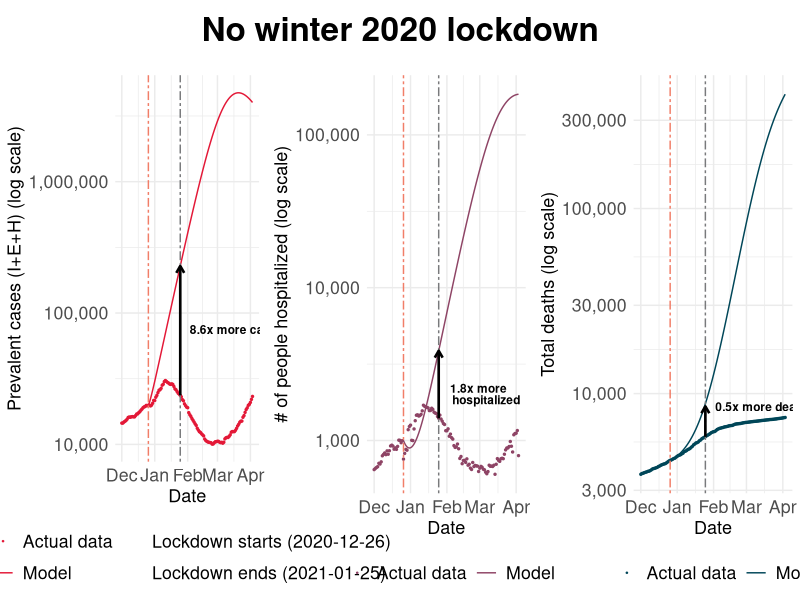
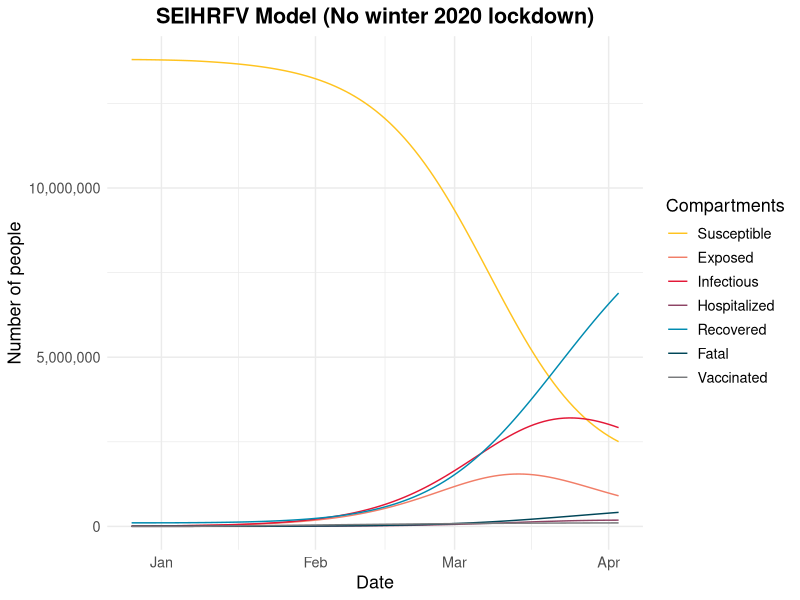
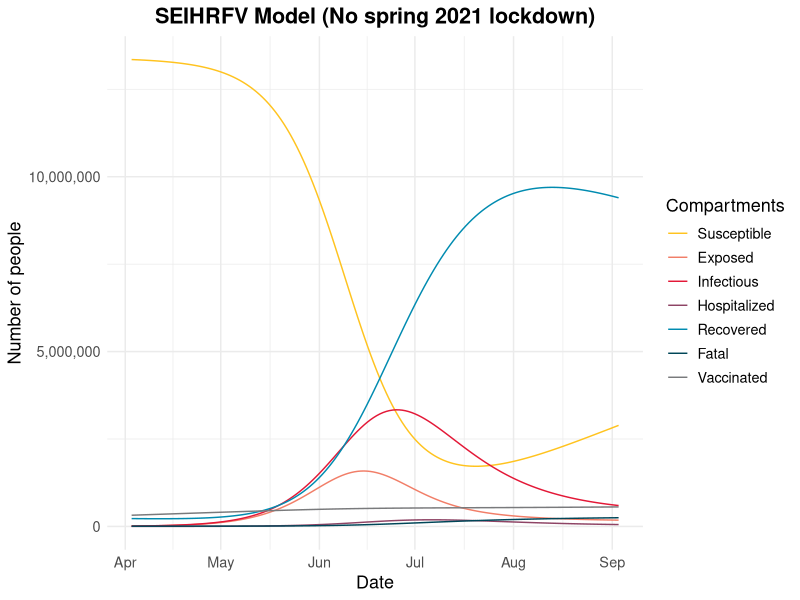
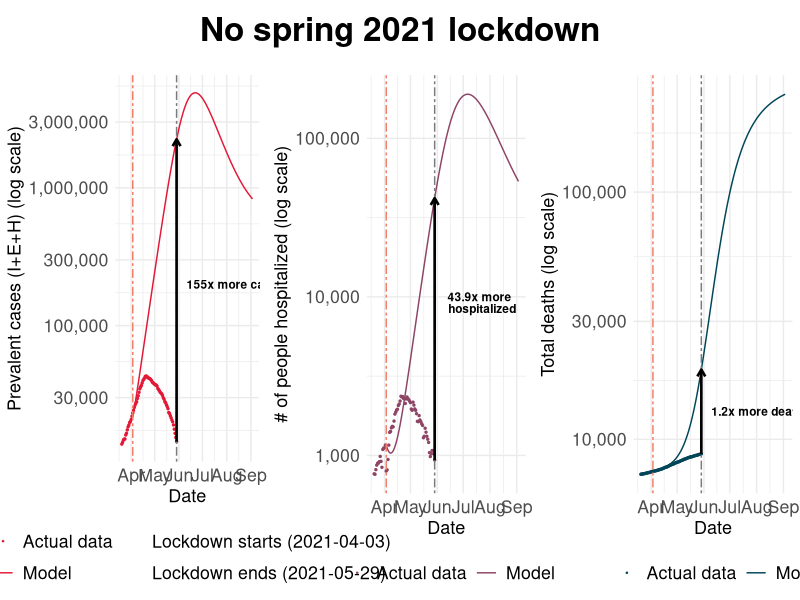
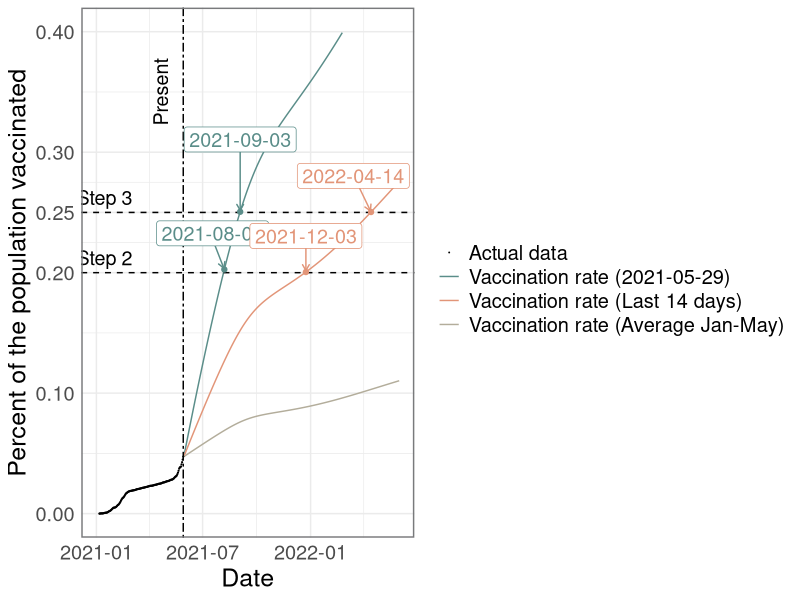
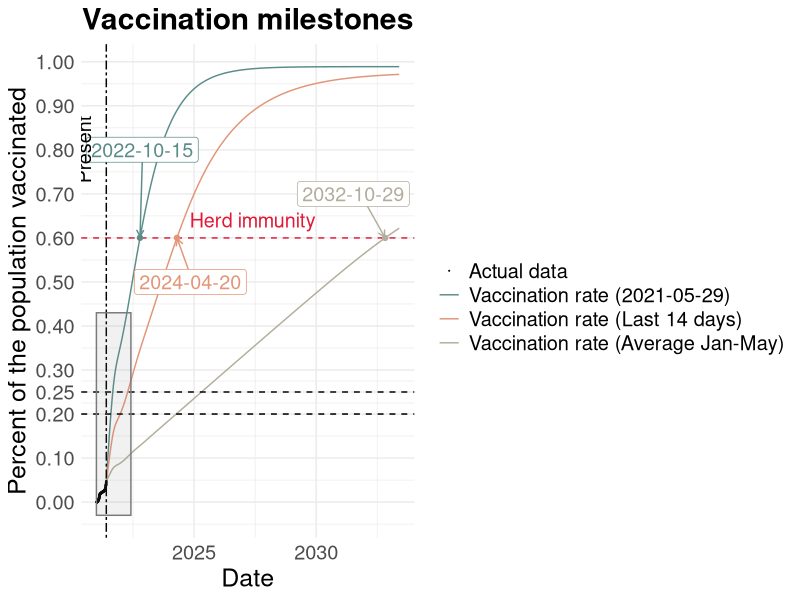
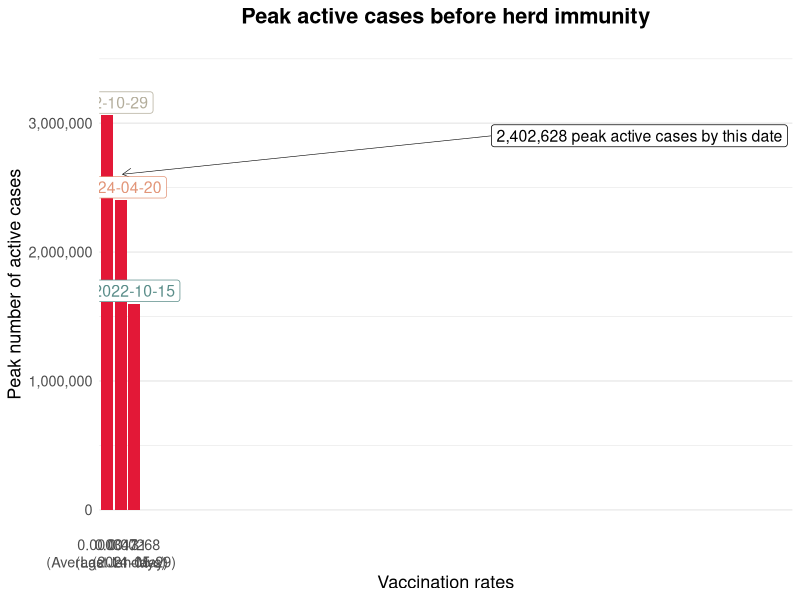
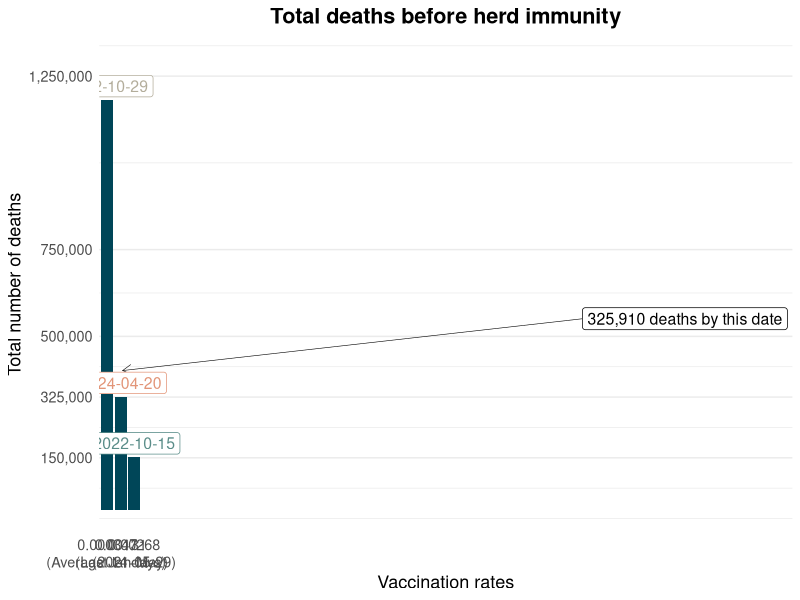

The R source for these figures, in order:
## ---- chunk 1
knitr::opts_chunk$set(echo = TRUE)
## ---- chunk 2
#install.packages("shinySIR")
#install.packages("devtools")
#library("devtools")

#install_github("SineadMorris/shinySIR")
## ---- chunk 3
#library(shinySIR)
#run_shiny(model = "SIR")
## ---- chunk 4
library(tidyverse)
library(deSolve)
library(lubridate)
library(ggforce)
library(ggrepel)
library(grid)
library(gridExtra)
# library(sysfonts)
# library(showtext)
# font_add("minion", regular = "Minion Pro Regular.ttf",
#          bold = "Minion Pro Bold.ttf", italic = "Minion Pro Cond Italic.otf")
#showtext_auto() ## automatically use showtext for new devices
#install.packages("extrafont")

#library(extrafont)
#font_import()
#loadfonts()
myFont<-"sans"
## ---- chunk 5
data<-read.csv("covidtesting.csv")
Infected<-subset(data,Reported.Date>=ymd("2020-12-25") & Reported.Date<=ymd("2021-04-02"))$Confirmed.Positive
Hospital<-subset(data,Reported.Date>=ymd("2020-12-25") & Reported.Date<=ymd("2021-04-02"))$Number.of.patients.hospitalized.with.COVID.19
Fatal<-subset(data,Reported.Date>=ymd("2020-12-25") & Reported.Date<=ymd("2021-04-02"))$Deaths

## ---- chunk 6
vax_data<-read.csv("vaccine_doses (2).csv")
Vaccinated<-subset(vax_data,report_date>=ymd("2020-12-26") & report_date<=ymd("2021-04-03"))$total_individuals_fully_vaccinated
## ---- chunk 7
# N = Total population
#S = Susceptible, E = Exposed, I = Infectious, H = Hospitalized, R = Recovered, Fa = Fatal, V = Vaccinated

#v = vaccination rate, ev = vaccine efficacy rate, im  - 1/(time it takes to lose immunity), beta - transmission rate, l  - 1/(latency for the onset of symptoms),
#rh  - Recovery rate of hospitalized individuals, ro - Rate of recovery for infected people who just recovered on their own, 
#h  - Rate of hospitalization (probability of hospitalization * 1/num days hospitalized)
#dl  - Rate of death occurred in LTC (death per day in LTC/total infectious population + death per day in LT),
#dh  - Rate of death occurred in hospitals (assumptions made) average(death per day in hospitals/total hospitalized population+death per day in hospitals)

SEIR1 <- function(time, current_state, params){

  with(as.list(c(current_state, params)),{
    v = ifelse(
        (time <= 12),
        0, 0.000130
        )
    N <- S+E+I+H+R+Fa+V
    dS <- -(beta*S*I)/N + im*R - (v*ev*S)
    dE <- (beta*S*I)/N - l*E
    dI <- l*E - ro*I - dl*I
    dH <- ro*h*I - rh*H - dh*H
    dR <- (1-h)*ro*I + rh*H - im*R
    dFa <- dl*I + dh*H
    dV <- (v*ev*S)

    return(list(c(dS, dE, dI, dH, dR, dFa,dV)))
  })
}


params <- c(ev=0.942, im=1/140, beta=1.07/4.5, l=1/5.5, rh=1/15, ro=1/14, h=0.074, dl=0.00291, dh=0.015)

initial_state <- c(S=13794672, E=12024, I=6666,  H=998,R=105512,Fa=4321,V=0)

times <- 0:98


model <- ode(initial_state, times, SEIR1, params)
summary(model)
out.df<-as.data.frame(model)

# add a Date column and the observed incidence,fatal,hospital, and vaccinated data
out.df <- out.df %>%
  mutate(
    Date = ymd("2020-12-26") + days(times),
    IEH=I+E+H,
  )


 # out.df <- out.df %>%
 #  mutate(
 #    percent_vaccinated=V/13924193
 #  )

infect<-data %>% 
  filter(Reported.Date>= ymd("2020-12-01")) %>% 
  filter(Reported.Date <= ymd("2021-04-03"))

vax<-vax_data %>% 
  filter(report_date>= ymd("2020-12-01")) %>% 
  filter(report_date <= ymd("2021-04-03"))
## ---- chunk 8


p<-ggplot() +
  geom_line(data=out.df,aes(x=Date,y=I+E+H,color="Model")) +
  geom_point(aes(x=ymd(Reported.Date),y=Confirmed.Positive,color="Actual data"), data=infect,size=0.5) +
  geom_vline(aes(xintercept = ymd("2020-12-26"),color="Lockdown starts (2020-12-26)"),show.legend = F,linetype="twodash") +
  geom_vline(aes(xintercept = ymd("2021-01-25"),color="Lockdown ends (2021-01-25)"),show.legend = F,linetype="twodash") +
  scale_y_continuous(labels = scales::comma,trans="log10") +
  scale_colour_manual("",breaks=c("Actual data","Model","Lockdown starts (2020-12-26)","Lockdown ends (2021-01-25)"),
values=c("#E31837","#E31837","#F17E68","#797a7c"),
guide = guide_legend(nrow=2,override.aes = list(
                         linetype = c(0,1,6,6), shape=c(20,NA,NA,NA)))) +
  
  annotate("segment", x = ymd("2021-01-25"), xend=ymd("2021-01-25"), y = 23620, yend = 227798,
           arrow = arrow(length = unit(.2,"cm")),size = 0.9) +

  annotate("text", label="8.6x more cases", x = ymd("2021-01-25"), y = 75000,hjust=-0.1,size=3,fontface="bold") +
  
  labs(title="",y="Prevalent cases (I+E+H) (log scale)") +
  theme_minimal()+
  theme(plot.title = element_text(hjust = 0.5),axis.title=element_text(size=13),text=element_text(family=myFont,size=16),legend.position="bottom")


p2<-ggplot() +
  geom_line(data=out.df,aes(x=Date,y= H,color="Model")) +
  geom_point(aes(x=ymd(Reported.Date),y=Number.of.patients.hospitalized.with.COVID.19,color="Actual data"), data=infect,size=0.5) +
  geom_vline(aes(xintercept = ymd("2020-12-26")),color="#F17E68",linetype="twodash") +
  geom_vline(aes(xintercept = ymd("2021-01-25")),color = "#797a7c",linetype="twodash") +
  scale_y_continuous(labels = scales::comma,trans="log10") +
  scale_colour_manual("",breaks=c("Actual data","Model"),
values=c("#8E4465","#8E4465"),
guide = guide_legend(override.aes = list(
                         linetype = c(0,1), shape=c(20,NA)))) +
  
  annotate("segment", x = ymd("2021-01-25"), xend=ymd("2021-01-25"), y = 1398, yend = 3862,
           arrow = arrow(length = unit(.2,"cm")),size = 0.9) +

  annotate("text", label="1.8x more", x = ymd("2021-01-25"), y = 2200,hjust=-0.2,size=3,fontface="bold") +
  annotate("text", label="hospitalized", x = ymd("2021-01-25"), y = 2200,hjust=-0.2,vjust=1.8,size=3,fontface="bold") +

  
  labs(title="",y="# of people hospitalized (log scale)") +
  theme_minimal()+
  theme(plot.title = element_text(hjust = 0.5),axis.title=element_text(size=13),text=element_text(family=myFont,size=16),legend.position="bottom")


p3<-ggplot() +
  geom_line(data=out.df,aes(x=Date,y=Fa,color="Model")) +
  geom_point(aes(x=ymd(Reported.Date),y=Deaths,color="Actual data"), data=infect,size=0.5) +
  geom_vline(aes(xintercept = ymd("2020-12-26")),color="#F17E68",linetype="twodash") +
  geom_vline(aes(xintercept = ymd("2021-01-25")),color = "#797a7c",linetype="twodash") +
  scale_y_continuous(labels = scales::comma,trans="log10") +
  scale_colour_manual(" ",breaks=c("Actual data","Model"),
values=c("#004658","#004658"),
guide = guide_legend(override.aes = list(
                         linetype = c(0,1), shape=c(20,NA)))) +
  
  annotate("segment", x = ymd("2021-01-25"), xend=ymd("2021-01-25"), y = 5846, yend = 8527,
           arrow = arrow(length = unit(.2,"cm")),size = 0.9) +

  annotate("text", label="0.5x more deaths", x = ymd("2021-01-25"), y = 8500,hjust=-0.1,size=3,fontface="bold") +
  
  labs(title="",y="Total deaths (log scale)") +
  theme_minimal()+
  theme(plot.title = element_text(hjust = 0.5),axis.title=element_text(size=13),text=element_text(family=myFont,size=16),legend.position="bottom")

ggsave("plot1.png",plot=grid.arrange(p, p2, p3, ncol=3, top = textGrob("No winter 2020 lockdown",just = c("centre","top"),gp=gpar(fontsize=24,fontfamily=myFont,fontface="bold"))),width=10.665,height=4.1,dpi=300,limitsize = F)
## ---- chunk 9

full1<-ggplot(data=out.df, aes(x=Date)) +
   geom_line(aes(y = S, color = "Susceptible")) +
   geom_line(aes(y = E, colour = "Exposed")) +
   geom_line(aes(y = I, colour = "Infectious")) +
   geom_line(aes(y = H, colour = "Hospitalized")) +
   geom_line(aes(y = R, colour = "Recovered")) + 
   geom_line(aes(y = Fa, colour = "Fatal")) +
   geom_line(aes(y = V, colour = "Vaccinated")) +
  theme_minimal() +
  scale_y_continuous(labels = scales::comma) +
  scale_colour_manual("Compartments",
breaks=c("Susceptible","Exposed","Infectious","Hospitalized","Recovered","Fatal","Vaccinated"),
values=c("#FFc31f","#F17E68","#E31837","#8E4465","#008BB0","#004658","#797A7C")) +
  labs(y="Number of people", x="Date", title = "SEIHRFV Model (No winter 2020 lockdown)") +
  theme(plot.title = element_text(hjust = 0.5,face="bold"),text=element_text(family=myFont,size=13))

ggsave("full_model_1.png",plot=full1,width=6.22,height=4.1,dpi=300,limitsize = F)
## ---- chunk 10

# Infected2<-subset(data,Reported.Date>=ymd("2021-04-02") & Reported.Date<=ymd("2021-05-20"))$Confirmed.Positive
# Hospital2<-subset(data,Reported.Date>=ymd("2021-04-02") & Reported.Date<=ymd("2021-05-20"))$Number.of.patients.hospitalized.with.COVID.19
# Fatal2<-subset(data,Reported.Date>=ymd("2021-04-02") & Reported.Date<=ymd("2021-05-20"))$Deaths
# 
# Vaccinated2<-subset(vax_data,report_date>=ymd("2021-04-02") & report_date<=ymd("2021-05-20"))$total_individuals_fully_vaccinated
## ---- chunk 11
#Second lockdown

SEIR <- function(time, current_state, params){

  with(as.list(c(current_state, params)),{
    N <- S+E+I+H+R+Fa+V
    dS <- -(beta*S*I)/N + im*R - (v*ev*S)
    dE <- (beta*S*I)/N - l*E
    dI <- l*E - ro*I - dl*I
    dH <- ro*h*I - rh*H - dh*H
    dR <- (1-h)*ro*I + rh*H - im*R
    dFa <- dl*I + dh*H
    dV <- (v*ev*S)

    return(list(c(dS, dE, dI, dH, dR, dFa,dV)))
  })
}


params <- c(v= 0.000244, ev=0.942, im=1/140, beta=1.14/4.5,  l=1/5.5, rh=1/15, ro=1/14, h=0.074, dh=0.0156, dl=0.000236 )

initial_state <- c(S=13349992, E=13023, I=7831,  H=1162,R=224423,Fa=7412,V=320350)

times <- 0:153


model2 <- ode(initial_state, times, SEIR, params)
summary(model2)
out2<-as.data.frame(model2)

# add a Date column and the observed incidence data

library(lubridate)

out2 <- out2 %>%
  mutate(
    Date = ymd("2021-04-03") + days(times),
    IEH=I+E+H
    # actual_infected=Infected2,
    # actual_fatal=Fatal2,
    # actual_hospital=Hospital2,
    # actual_vaccinated=Vaccinated2
  )

infect<-data %>% 
  filter(Reported.Date>= ymd("2021-03-20")) %>% 
  filter(Reported.Date <= ymd("2021-05-29"))
vax<-vax_data %>% 
  filter(report_date>= ymd("2021-03-20")) %>% 
  filter(report_date <= ymd("2021-05-29"))
## ---- chunk 12
full2<-ggplot(data=out2, aes(x=Date)) +
   geom_line(aes(y = S, color = "Susceptible")) +
   geom_line(aes(y = E, colour = "Exposed")) +
   geom_line(aes(y = I, colour = "Infectious")) +
   geom_line(aes(y = H, colour = "Hospitalized")) +
   geom_line(aes(y = R, colour = "Recovered")) + 
   geom_line(aes(y = Fa, colour = "Fatal")) +
   geom_line(aes(y = V, colour = "Vaccinated")) +
  theme_minimal() +
  scale_y_continuous(labels = scales::comma) +
  scale_colour_manual("Compartments",
breaks=c("Susceptible","Exposed","Infectious","Hospitalized","Recovered","Fatal","Vaccinated"),
values=c("#FFc31f","#F17E68","#E31837","#8E4465","#008BB0","#004658","#797A7C")) +
  labs(y="Number of people", x="Date", title = "SEIHRFV Model (No spring 2021 lockdown)") +
  theme(plot.title = element_text(hjust = 0.5,face="bold"),text=element_text(family=myFont,size=13))
ggsave("full_model_2.png",plot=full2,width=6.22,height=4.1,dpi=300,limitsize = F)
## ---- chunk 13



g<-ggplot() +
  geom_line(data=out2,aes(x=Date,y=I + E + H,color="Model")) +
  geom_point(aes(x=ymd(Reported.Date),y=Confirmed.Positive,color="Actual data"), data=infect,size=0.5) +
    geom_vline(aes(xintercept = ymd("2021-04-03"),color="Lockdown starts (2021-04-03)"),show.legend = F,linetype="twodash") +
  geom_vline(aes(xintercept = ymd("2021-05-29"),color="Lockdown ends (2021-05-29)"),show.legend = F,linetype="twodash") +
  scale_y_continuous(labels = scales::comma,trans="log10") +
scale_colour_manual("",breaks=c("Actual data","Model","Lockdown starts (2021-04-03)","Lockdown ends (2021-05-29)"),
values=c("#E31837","#E31837","#F17E68","#797a7c"),
guide = guide_legend(nrow=2,override.aes = list(
                         linetype = c(0,1,6,6), shape=c(20,NA,NA,NA)))) +
  labs(title="",y="Prevalent cases (I+E+H) (log scale)") +
  
  annotate("segment", x = ymd("2021-05-29"), xend=ymd("2021-05-29"), y = 14423, yend = 2249257,
           arrow = arrow(length = unit(.2,"cm")),size = 0.9) +

  annotate("text", label="155x more cases", x = ymd("2021-05-29"), y = 200000,hjust=-0.1,size=3,fontface="bold") +
  
  theme_minimal()+
theme(plot.title = element_text(hjust = 0.5),axis.title=element_text(size=13),text=element_text(family=myFont,size=16),legend.position="bottom")

g2<-ggplot() +
  geom_line(data=out2,aes(x=Date,y= H,color="Model")) +
  geom_point(aes(x=ymd(Reported.Date),y=Number.of.patients.hospitalized.with.COVID.19,color="Actual data"), data=infect,size=0.5) +
  geom_vline(aes(xintercept = ymd("2021-04-03")),color="#F17E68",linetype="twodash") +
  geom_vline(aes(xintercept = ymd("2021-05-29")),color = "#797a7c",linetype="twodash") +
  scale_y_continuous(labels = scales::comma,trans="log10") +
  scale_colour_manual("",breaks=c("Actual data","Model"),
values=c("#8E4465","#8E4465"),
guide = guide_legend(override.aes = list(
                         linetype = c(0,1), shape=c(20,NA)))) +
  labs(title="",y="# of people hospitalized (log scale)") +
  
    annotate("segment", x = ymd("2021-05-29"), xend=ymd("2021-05-29"), y = 934, yend = 41951,
           arrow = arrow(length = unit(.2,"cm")),size = .9) +

  annotate("text", label="43.9x more", x = ymd("2021-05-29"), y = 10000,hjust=-0.2,size=3,fontface="bold") +
  annotate("text", label="hospitalized", x = ymd("2021-05-29"), y = 10000,hjust=-0.2,vjust=1.8,size=3,fontface="bold") +
  
  theme_minimal()+
theme(plot.title = element_text(hjust = 0.5),axis.title=element_text(size=13),text=element_text(family=myFont,size=16),legend.position="bottom")


g3<-ggplot() +
  geom_line(data=out2,aes(x=Date,y=Fa,color="Model")) +
  geom_point(aes(x=ymd(Reported.Date),y=Deaths,color="Actual data"), data=infect,size=0.5) +
  geom_vline(aes(xintercept = ymd("2021-04-03")),color="#F17E68",linetype="twodash") +
  geom_vline(aes(xintercept = ymd("2021-05-29")),color = "#797a7c",linetype="twodash") +
  scale_y_continuous(labels = scales::comma,trans="log10") +
  scale_colour_manual(" ",breaks=c("Actual data","Model"),
values=c("#004658","#004658"),
guide = guide_legend(override.aes = list(
                         linetype = c(0,1), shape=c(20,NA)))) +
  labs(title="",y="Total deaths (log scale)") +
  
  annotate("segment", x = ymd("2021-05-29"), xend=ymd("2021-05-29"), y = 8726, yend = 19145,
           arrow = arrow(length = unit(.2,"cm")),size = .9) +

  annotate("text", label="1.2x more deaths", x = ymd("2021-05-29"), y = 13000,hjust=-0.1,size=3,fontface="bold") +
  
  theme_minimal()+
theme(plot.title = element_text(hjust = 0.5),axis.title=element_text(size=13),text=element_text(family=myFont,size=16),legend.position="bottom")

ggsave("plot2.png",plot=grid.arrange(g, g2, g3, ncol=3, top = textGrob("No spring 2021 lockdown",just = c("centre","top"),gp=gpar(fontsize=24,fontfamily=myFont,fontface="bold"))),width=10.665,height=4.1,dpi=300,limitsize = F)
## ---- chunk 14

Vaccinated<- vax_data %>% 
  subset(report_date>=ymd("2021-01-01") & report_date<=ymd("2021-05-29")) %>% 
  mutate(
    actual_vaccinated=total_individuals_fully_vaccinated/13924193
  )

params <- c(v=0.00268, ev=1, im=1/140, beta=0.836/4.5, l=1/5.5, rh=1/15, ro=1/14, h=0.074, dl=8.38e-05, dh=0.0147
)

initial_state <- c(S=12973414, E=6273, I=7216,  H=934,R=268490,Fa=8726,V=659139)

times <- 0:4380


model <- ode(initial_state, times, SEIR, params)
summary(model)
out.df1<-as.data.frame(model)

# add a Date column and the observed incidence,fatal,hospital, and vaccinated data


 out.df1 <- out.df1 %>%
  mutate(
    Reported.Date = ymd("2021-05-30") + days(times),
    percent_vaccinated=V/13924193,
    percent_death=Fa/13924193
  )
## ---- chunk 15
params <- c(v=0.00131, ev=1, im=1/140, beta=0.836/4.5, l=1/5.5, rh=1/15, ro=1/14, h=0.074, dl=8.38e-05, dh=0.0147
)

initial_state <- c(S = 12973414, E = 6273, I = 7216, H = 934, R = 268490, Fa = 8726, V = 659139)

times <- 0:4380


model <- ode(initial_state, times, SEIR, params)
summary(model)
out.df2<-as.data.frame(model)

# add a Date column and the observed incidence,fatal,hospital, and vaccinated data


 out.df2 <- out.df2 %>%
  mutate(
    Reported.Date = ymd("2021-05-30") + days(times),
    percent_vaccinated=V/13924193,
    percent_death=Fa/13924193
  )
## ---- chunk 16
params <- c(v=0.000347, ev=1, im=1/140, beta=0.836/4.5, l=1/5.5, rh=1/15, ro=1/14, h=0.074, dl=8.38e-05, dh=0.0147
)

initial_state <- c(S = 12973414, E = 6273, I = 7216, H = 934, R = 268490, Fa = 8726, V = 659139)

times <- 0:4380


model <- ode(initial_state, times, SEIR, params)
summary(model)
out.df3<-as.data.frame(model)

# add a Date column and the observed incidence,fatal,hospital, and vaccinated data


 out.df3 <- out.df3 %>%
  mutate(
    Reported.Date = ymd("2021-05-30") + days(times),
    percent_vaccinated=V/13924193,
    percent_death=Fa/13924193
  )
## ---- chunk 17

v_zoom<-ggplot(data=out.df1) +
   geom_line(aes(x=Reported.Date,y = percent_vaccinated, colour = "Vaccination rate (2021-05-29)")) +
    

  geom_line(data=out.df2,aes(x=Reported.Date,y = percent_vaccinated, colour = "Vaccination rate (Last 14 days)")) +
     #geom_line(aes(y = percent_death, colour = "Deaths")) +
  geom_line(data=out.df3,aes(x=Reported.Date,y = percent_vaccinated, colour = "Vaccination rate (Average Jan-May)")) +

  geom_point(aes(x=ymd(report_date),y=actual_vaccinated,color="Actual data"),data=Vaccinated,size=0.1)+
  
  geom_hline(yintercept=0.2,linetype="dashed") +
  geom_hline(yintercept=0.25,linetype="dashed") +
  geom_hline(yintercept=.60,linetype="dashed") +
  geom_vline(aes(xintercept = ymd("2021-05-29")),color="black",linetype="twodash") +
    
  #facet_zoom(ylim=c(0.00,0.4),xlim = c(ymd("2021-01-01"), ymd("2022-06-01")),horizontal=FALSE,zoom.size=1) +

geom_point(data = filter(out.df1, Reported.Date == "2021-08-07"),aes(x=Reported.Date,y=percent_vaccinated),color="#5A8D89")+
geom_label_repel(data = filter(out.df1, Reported.Date == "2021-08-07"),aes(x=Reported.Date,y=percent_vaccinated,label="2021-08-07",family=myFont),color="#5A8D89",
                 nudge_x = -20,nudge_y = 0.03,
                  arrow = arrow(length = unit(0.02, "npc")),
                     size= 5)+
geom_point(data = filter(out.df1, Reported.Date == "2021-09-03"),aes(x=Reported.Date,y=percent_vaccinated),color="#5A8D89")+
geom_label_repel(data = filter(out.df1, Reported.Date == "2021-09-03"),aes(x=Reported.Date,y=percent_vaccinated,label="2021-09-03",family=myFont),color="#5A8D89",
                 nudge_y = 0.06,
                  arrow = arrow(length = unit(0.02, "npc")),
                     size= 5)+
  geom_point(data = filter(out.df2, Reported.Date == "2021-12-24"),aes(x=Reported.Date,y=percent_vaccinated),color="#E29578")+
geom_label_repel(data = filter(out.df2, Reported.Date == "2021-12-24"),aes(x=Reported.Date,y=percent_vaccinated,label="2021-12-03",family=myFont),color="#E29578",
                 nudge_y = 0.03,
                  arrow = arrow(length = unit(0.02, "npc")),
                     size= 5)+
  geom_point(data = filter(out.df2, Reported.Date == "2022-04-14"),aes(x=Reported.Date,y=percent_vaccinated),color="#E29578")+
geom_label_repel(data = filter(out.df2, Reported.Date == "2022-04-14"),aes(x=Reported.Date,y=percent_vaccinated,label="2022-04-14",family=myFont),color="#E29578",
                 nudge_y = 0.03,
                  arrow = arrow(length = unit(0.02, "npc")),
                     size= 5)+
  annotate("text",label = "Present", x= ymd("2021-05-29"),y = 0.35,angle=90, vjust = -1,family=myFont,size=5,color="black")+
  annotate("text",label = "Step 2", x= ymd("2021-01-15"),y = 0.2,vjust = -0.5,family=myFont,size=5,color="black")+
  annotate("text",label = "Step 3", x= ymd("2021-01-15"),y = 0.25,vjust = -0.5,family=myFont,size=5,color="black")+

  scale_y_continuous(limits=c(0.00,0.4),breaks=c(0,0.1,0.2,0.25,0.3,0.4))+
  scale_x_date(limits=c(ymd("2021-01-01"), ymd("2022-06-01")))+
  theme_minimal()+
  scale_colour_manual("",
    breaks=c("Actual data","Vaccination rate (2021-05-29)","Vaccination rate (Last 14 days)","Vaccination rate (Average Jan-May)"),
values=c("black","#5A8D89","#E29578","#B3AD9B"),
guide = guide_legend(override.aes = list(
                         linetype = c("blank", "solid","solid","solid"), shape=c(20,NA,NA,NA)))) +
  labs(y="Percent of the population vaccinated", x="Date") +
theme(plot.title = element_text(hjust = 0.5),text=element_text(family=myFont,size=18),
      panel.border = element_rect(colour = "#797a7c",fill=NA, size=1))
ggsave("vax_zoomed1.png",plot=v_zoom,width=11,height=5,dpi=300,limitsize = F)
## ---- chunk 18
v<-ggplot(data=out.df1) +
   geom_line(aes(x=Reported.Date,y = percent_vaccinated, colour = "Vaccination rate (2021-05-29)")) +
    

  geom_line(data=out.df2,aes(x=Reported.Date,y = percent_vaccinated, colour = "Vaccination rate (Last 14 days)")) +
     #geom_line(aes(y = percent_death, colour = "Deaths")) +
  geom_line(data=out.df3,aes(x=Reported.Date,y = percent_vaccinated, colour = "Vaccination rate (Average Jan-May)")) +

  geom_point(aes(x=ymd(report_date),y=actual_vaccinated,color="Actual data"),data=Vaccinated,size=0.25)+
  
  geom_hline(yintercept=0.2,linetype="dashed") +
  geom_hline(yintercept=0.25,linetype="dashed") +
  geom_hline(yintercept=.60,linetype="dashed",color="#E31837") +
   
  geom_vline(aes(xintercept = ymd("2021-05-29")),color="black",linetype="twodash") +
    
  #facet_zoom(ylim=c(0.00,0.4),xlim = c(ymd("2021-01-01"), ymd("2022-06-01")),horizontal=FALSE,zoom.size=1) +

geom_point(data = filter(out.df1, Reported.Date == "2022-10-15"),aes(x=Reported.Date,y=percent_vaccinated),color="#5A8D89")+
geom_label_repel(data = filter(out.df1, Reported.Date == "2022-10-15"),aes(x=Reported.Date,y=percent_vaccinated,label="2022-10-15",family=myFont),color="#5A8D89",
                 nudge_x = -100,nudge_y = 0.2,
                  arrow = arrow(length = unit(0.02, "npc")),
                     size= 5)+
geom_point(data = filter(out.df2, Reported.Date == "2024-04-20"),aes(x=Reported.Date,y=percent_vaccinated),color="#E29578")+
geom_label_repel(data = filter(out.df2, Reported.Date == "2024-04-20"),aes(x=Reported.Date,y=percent_vaccinated,label="2024-04-20",family=myFont),color="#E29578",
                 nudge_y = -0.1,nudge_x = 200,
                  arrow = arrow(length = unit(0.02, "npc")),
                     size= 5)+
  geom_point(data = filter(out.df3, Reported.Date == "2032-10-29"),aes(x=Reported.Date,y=percent_vaccinated),color="#B3AD9B")+
geom_label_repel(data = filter(out.df3, Reported.Date == "2032-10-29"),aes(x=Reported.Date,y=percent_vaccinated,label="2032-10-29",family=myFont),color="#B3AD9B",
                 nudge_y = 0.1,
                  arrow = arrow(length = unit(0.02, "npc")),
                     size= 5)+
annotate("text",label = "Present", x= ymd("2021-05-29"),y = 0.8,angle=90, vjust = -1,family=myFont,size=5,color="black")+
annotate("text",label = "Herd immunity", x= ymd("2027-05-29"),y = 0.62,vjust=-0.1,family=myFont,size=5,color="#E31837")+
  scale_y_continuous(breaks=c(0,0.1,0.2,0.25,0.3,0.4,0.5,0.6,0.7,0.8,0.9,1))+
  theme_minimal()+
  scale_colour_manual("",
    breaks=c("Actual data","Vaccination rate (2021-05-29)","Vaccination rate (Last 14 days)","Vaccination rate (Average Jan-May)"),
values=c("black","#5A8D89","#E29578","#B3AD9B"),
guide = guide_legend(override.aes = list(
                         linetype = c("blank", "solid","solid","solid"), shape=c(20,NA,NA,NA)))) +
  labs(title="Vaccination milestones",y="Percent of the population vaccinated", x="Date") +
theme(plot.title = element_text(hjust = 0.5,face="bold"),text=element_text(family=myFont,size=18)) +
  annotate("rect", xmin=ymd("2021-01-01"), xmax=ymd("2022-06-01"), ymin=-0.03 , ymax=0.43, alpha=0.1, color="#797a7c", fill="#797a7c")
ggsave("vax.png",plot=v,width=11,height=5,dpi=300,limitsize = F)

  
## ---- chunk 19
#bar plots
library(scales)
vaccine_rates <- c("0.000347\n(Average Jan-May)", "0.00131\n(Last 14 days)", "0.00268\n(2021-05-29)")
vaccine3 <- out.df1 %>%
  filter(Reported.Date <  ymd("2022-10-15"))

vaccine2 <- out.df2 %>%
  filter(Reported.Date <  ymd("2024-04-20"))

vaccine1 <- out.df3 %>%
  filter(Reported.Date <  ymd("2032-10-29"))

peak_cases <- c(max(vaccine1$I + vaccine1$E + vaccine1$H), max(vaccine2$I + vaccine2$E + vaccine2$H), max(vaccine3$I + vaccine3$E + vaccine3$H))
total_deaths <- c(max(vaccine1$Fa), max(vaccine2$Fa), max(vaccine3$Fa))

df <- data.frame(vaccine_rates, peak_cases, total_deaths)

b1<-ggplot() + 
  geom_bar(aes(x = as.factor(vaccine_rates), y = peak_cases), fill = "#e31837", stat = "identity", data = df) +
  geom_label_repel(aes(x="0.00131\n(Last 14 days)",y=2602628,label="2,402,628 peak active cases by this date",family=myFont),color="black",direction="y",segment.size=0.2, 
                 nudge_x=50,nudge_y = 300000,
                  arrow = arrow(length = unit(0.02, "npc")),
                     size= 4)+
  annotate("label", x = "0.000347\n(Average Jan-May)", y = 3160424, label = "2032-10-29",size=4,color="#B3AD9B") +
  annotate("label", x = "0.00131\n(Last 14 days)", y = 2502628, label = "2024-04-20",size=4,color="#E29578") +
  annotate("label", x = "0.00268\n(2021-05-29)", y = 1699752, label = "2022-10-15",size=4,color="#5A8D89") +
  
  scale_y_continuous(limits = c(0,3500000), labels = label_comma()) +
  scale_x_discrete(labels=c("0.000347\n(Average Jan-May)", "0.00131\n(Last 14 days)", "0.00268\n(2021-05-29)"))+
  labs(title = "Peak active cases before herd immunity",
       x = "Vaccination rates", y = "Peak number of active cases") +
  theme_minimal() +
  theme(plot.title=element_text(hjust=0.5,face="bold"),panel.grid.major.x = element_blank(),text=element_text(family=myFont,size=13),
        axis.text.x=element_text(lineheight = 1))
ggsave("bar1(1).png",b1,height=5.5,width=5.35,dpi=300)


b2<-ggplot() +
  geom_bar(aes(x = as.factor(vaccine_rates), y = total_deaths), fill = "#004658", stat = "identity", data = df) +
  geom_label_repel(aes(x="0.00131\n(Last 14 days)",y=325910+75000,label="325,910 deaths by this date",family=myFont),color="black",direction="y",segment.size=0.2, 
                 nudge_x=50,nudge_y = 150000,
                  arrow = arrow(length = unit(0.02, "npc")),
                     size= 4)+
  annotate("label", x = "0.000347\n(Average Jan-May)", y = 	1181175+40000, label = "2032-10-29",size=4,color="#B3AD9B") +
  annotate("label", x = "0.00131\n(Last 14 days)", y = 	325910+40000, label = "2024-04-20",size=4,color="#E29578") +
  annotate("label", x = "0.00268\n(2021-05-29)", y = 	151666+40000, label = "2022-10-15",size=4,color="#5A8D89") +
  scale_y_continuous(breaks = c(150000, 325000, 500000, 750000, 1250000),limits=c(0,1300000), labels = label_comma()) +
  scale_x_discrete(labels=c("0.000347\n(Average Jan-May)", "0.00131\n(Last 14 days)", "0.00268\n(2021-05-29)"))+
  labs(title = "Total deaths before herd immunity",
       x = "Vaccination rates", y = "Total number of deaths") +
  theme_minimal() +
  theme(plot.title=element_text(hjust=0.5,face="bold"),panel.grid.major.x = element_blank(),text=element_text(family=myFont,size=13),
  axis.text.x=element_text(lineheight = 1))
ggsave("bar2.png",b2,height=5.5,width=5.35,dpi=300)
